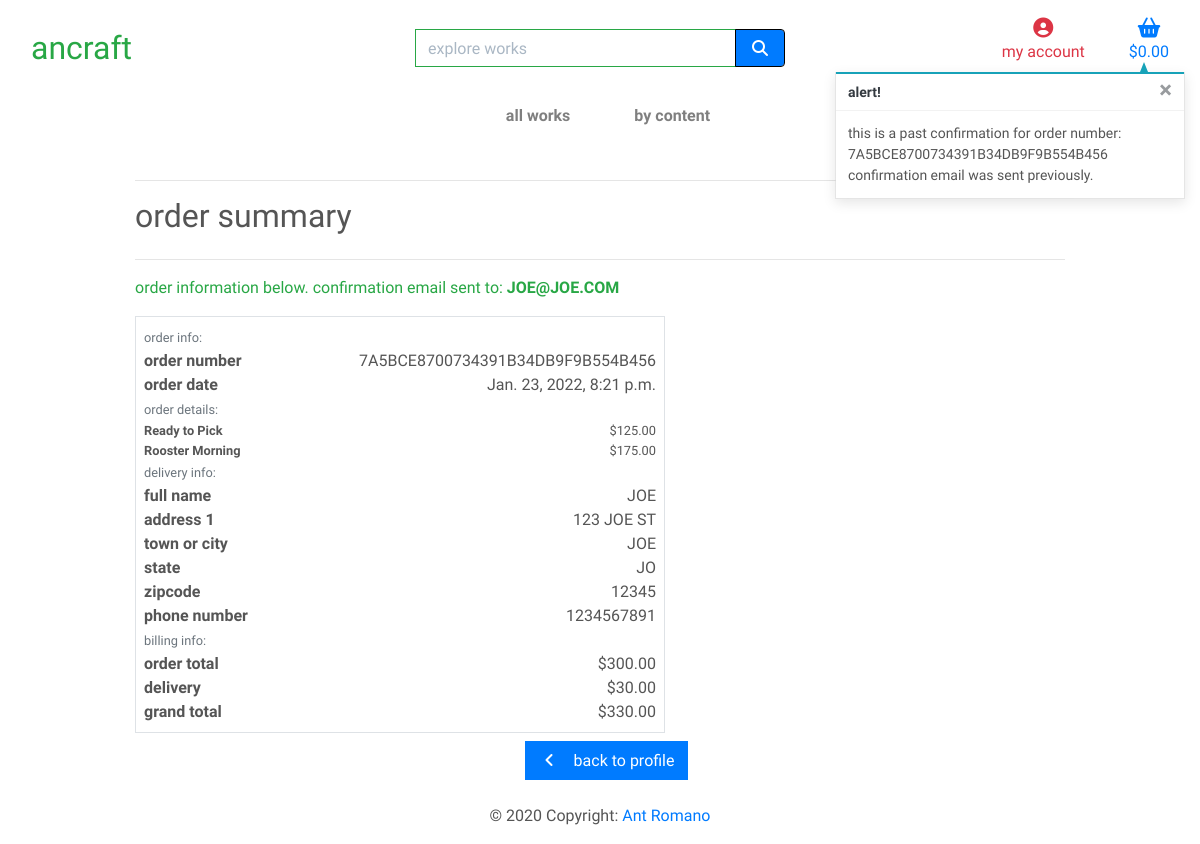
The app's page /profile/order_history/7A5BCE8700734391B34DB9F9B554B456 (signed in) with its own data.
### checkout/models.py (models this page shows, shortened)
class Order(models.Model):
    order_number = models.CharField(max_length=32, null=False, editable=False)
    user_profile = models.ForeignKey(UserProfile, on_delete=models.SET_NULL,
                                     null=True, blank=True, related_name='orders')
    full_name = models.CharField(max_length=50, null=False, blank=False)
    email = models.EmailField(max_length=254, null=False, blank=False)
    phone_number = models.CharField(max_length=20, null=False, blank=False)
    zipcode = models.CharField(max_length=20, null=True, blank=True)
    state = models.CharField(max_length=40, null=False, blank=False)
    town_or_city = models.CharField(max_length=40, null=False, blank=False)
    street_address1 = models.CharField(max_length=80, null=False, blank=False)
    street_address2 = models.CharField(max_length=80, null=True, blank=True)
    date = models.DateTimeField(auto_now_add=True)
    delivery_cost = models.DecimalField(max_digits=6, decimal_places=2, null=False, default=0)
    order_total = models.DecimalField(max_digits=10, decimal_places=2, null=False, default=0)
    grand_total = models.DecimalField(max_digits=10, decimal_places=2, null=False, default=0)
    original_cart = models.TextField(null=False, blank=False, default='')
    stripe_pid = models.CharField(max_length=254, null=False, blank=False, default='')

class OrderLineItem(models.Model):
    order = models.ForeignKey(Order, null=False, blank=False, on_delete=models.CASCADE, related_name='lineitems')
    work = models.ForeignKey(Work, null=False, blank=False, on_delete=models.CASCADE)
    quantity = models.IntegerField(null=False, blank=False, default=0)
    lineitem_total = models.DecimalField(max_digits=6, decimal_places=2, null=False, blank=False, editable=False)

### works/models.py (models this page shows, shortened)
class Work(models.Model):
    class Meta:
        verbose_name_plural = 'Works'
    content = models.ForeignKey('Content', null=True, blank=True,
                                 on_delete=models.SET_NULL)
    name = models.CharField(max_length=254)
    description = models.TextField()
    is_sold = models.BooleanField(default=False)
    price = models.DecimalField(max_digits=6, decimal_places=2)
    rating = models.DecimalField(max_digits=3, decimal_places=2, null=True, blank=True, default=1, validators=[
                                 MaxValueValidator(5), MinValueValidator(1)])
    image = models.ImageField(null=True, blank=True)

### profiles/views.py (the view)
# urls.py: path('order_history/<order_number>', views.order_history, name='order_history'),
def order_history(request, order_number):
    order = get_object_or_404(Order, order_number=order_number)
    messages.info(request, (
        f'this is a past confirmation for order number: {order_number} '
        'confirmation email was sent previously.'
    ))
    template = 'checkout/checkout_success.html'
    context = {
        'order': order,
        'from_profile': True,
    }
    return render(request, template, context)

### cart/contexts.py (called while the page is built, shortened)
def cart_sum(request):
    cart = request.session.get('cart', {})
    cart_items = []
    total = 0
    work_count = 0
    delivery_cost = total * Decimal(settings.STANDARD_DELIVERY_PERCENTAGE / 100)
    grand_total = delivery_cost + total
    context = {
        'cart_items': cart_items,
        'total': total,
        'work_count': work_count,
        'delivery_cost': delivery_cost,
        'grand_total': grand_total,
    }
    return context

### checkout/templates/checkout/checkout_success.html (shortened to what this page needs)
{% extends "base.html" %}
{% load static %}
{% block extra_css %}
    <link rel="stylesheet" href="{% static 'checkout/css/checkout.css' %}">
{% endblock %}
{% block page_header %}
    <div class="container header-container">
    </div>
{% endblock %}
{% block content %}
    <div class="overlay"></div>
    <div class="container">
        <div class="row">
            <div class="col">
                <hr>
                <h2 class="logo-font mb-4">order summary</h2>
                <hr>
                <p class="text-green-alt">order information below.  confirmation email sent to: <strong>{{ order.email }}</strong></p>
            </div>
        </div>
        <div class="row">
            <div class="col-12 col-lg-7">
                <div class="order-confirmation-wrapper p-2 border">
                    <div class="row">
                        <div class="col">
                            <small class="text-muted">order info:</small>
                        </div>
                    </div>
                    <div class="row">
                        <div class="col-12 col-md-4">
                            <p class="mb-0 text-black font-weight-bold">order number</p>
                        </div>
                        <div class="col-12 col-md-8 text-md-right">
                            <p class="mb-0">{{ order.order_number }}</p>
                        </div>
                    </div>
                    <div class="row">
                        <div class="col-12 col-md-4">
                            <p class="mb-0 text-black font-weight-bold">order date</p>
                        </div>
                        <div class="col-12 col-md-8 text-md-right">
                            <p class="mb-0">{{ order.date }}</p>
                        </div>
                    </div>
                    <div class="row">
                        <div class="col">
                            <small class="text-muted">order details:</small>
                        </div>
                    </div>
                    {% for item in order.lineitems.all %}
                    <div class="row">
                        <div class="col-12 col-md-4">
                            <p class="small mb-0 text-black font-weight-bold">
                                {{ item.work.name }}
                            </p>
                        </div>
                        <div class="col-12 col-md-8 text-md-right">
                            <p class="small mb-0">${{ item.work.price }}</p>
                        </div>
                    </div>
                    {% endfor %}
                    <div class="row">
                        <div class="col">
                            <small class="text-muted">delivery info:</small>
                        </div>
                    </div>
                    <div class="row">
                        <div class="col-12 col-md-4">
                            <p class="mb-0 text-black font-weight-bold">full name</p>
                        </div>
                        <div class="col-12 col-md-8 text-md-right">
                            <p class="mb-0">{{ order.full_name }}</p>
                        </div>
                    </div>
                    <div class="row">
                        <div class="col-12 col-md-4">
                            <p class="mb-0 text-black font-weight-bold">address 1</p>
                        </div>
                        <div class="col-12 col-md-8 text-md-right">
                            <p class="mb-0">{{ order.street_address1 }}</p>
                        </div>
                    </div>
                    <div class="row">
                        <div class="col-12 col-md-4">
                            <p class="mb-0 text-black font-weight-bold">town or city</p>
                        </div>
                        <div class="col-12 col-md-8 text-md-right">
                            <p class="mb-0">{{ order.town_or_city }}</p>
                        </div>
                    </div>
                    <div class="row">
                        <div class="col-12 col-md-4">
                            <p class="mb-0 text-black font-weight-bold">state</p>
                        </div>
                        <div class="col-12 col-md-8 text-md-right">
                            <p class="mb-0">{{ order.state }}</p>
                        </div>
                    </div>
                    <div class="row">
                        <div class="col-12 col-md-4">
                            <p class="mb-0 text-black font-weight-bold">zipcode</p>
                        </div>
                        <div class="col-12 col-md-8 text-md-right">
                            <p class="mb-0">{{ order.zipcode }}</p>
                        </div>
                    </div>
                    <div class="row">
                        <div class="col-12 col-md-4">
                            <p class="mb-0 text-black font-weight-bold">phone number</p>
                        </div>
                        <div class="col-12 col-md-8 text-md-right">
                            <p class="mb-0">{{ order.phone_number }}</p>
                        </div>
                    </div>
                    <div class="row">
                        <div class="col">
                            <small class="text-muted">billing info:</small>
                        </div>
                    </div>
                    <div class="row">
                        <div class="col-12 col-md-4">
                            <p class="mb-0 text-black font-weight-bold">order total</p>
                        </div>
                        <div class="col-12 col-md-8 text-md-right">
                            <p class="mb-0">${{ order.order_total }}</p>
                        </div>
                    </div>
                    <div class="row">
                        <div class="col-12 col-md-4">
                            <p class="mb-0 text-black font-weight-bold">delivery</p>
                        </div>
                        <div class="col-12 col-md-8 text-md-right">
                            <p class="mb-0">${{ order.delivery_cost | floatformat:2 }}</p>
                        </div>
                    </div>
                    <div class="row">
                        <div class="col-12 col-md-4">
                            <p class="mb-0 text-black font-weight-bold">grand total</p>
                        </div>
                        <div class="col-12 col-md-8 text-md-right">
                            <p class="mb-0">${{ order.grand_total }}</p>
                        </div>
                    </div>
                </div>
            </div>
        </div>
        </div>
        <div class="row">
			<div class="col-12 col-lg-7 text-right">
                {% if from_profile %}
                    <a href="{% url 'profile' %}" class="btn btn-primary rounded-0 my-2">
                        <span class="icon mr-2">
                            <i class="fas fa-angle-left"></i>
                        </span>
                        <span>back to profile</span>
                    </a>
                {% endif %}
			</div>
		</div>
{% endblock %}

### static/css/base.css (style rules this page uses)
html { height: 100%; }
body { color: #555; font-family: 'Balsamiq Sans', cursive; }
.icon { align-items: center; display: inline-flex; justify-content: center; height: 1.5rem; width: 1.5rem; }
.text-green-alt { color: #28a745 !important; }
.overlay { height: 100vh; width: 100%; top: 0; left: 0; position: fixed; background: white; z-index: -1; }
@media (min-width: 1200px) { .container { max-width: 80%; } }
@media (min-width: 992px) { .header-container { padding-top: 164px; } }

### records on screen
Order: email "JOE@JOE.COM", order_number "7A5BCE8700734391B34DB9F9B554B456", date "Jan. 23, 2022, 8:21 p.m.", full_name "JOE", street_address1 "123 JOE ST", town_or_city "JOE", state "JO", zipcode "12345", phone_number "1234567891", order_total "300.00", delivery_cost "30.00", grand_total "330.00"
OrderLineItem: work.name "Ready to Pick", work.price "125.00"
OrderLineItem: work.name "Rooster Morning", work.price "175.00"

### other values on screen
{{ message }} "this is a past confirmation for order number: 7A5BCE8700734391B34DB9F9B554B456 confirmation email was sent previously."
